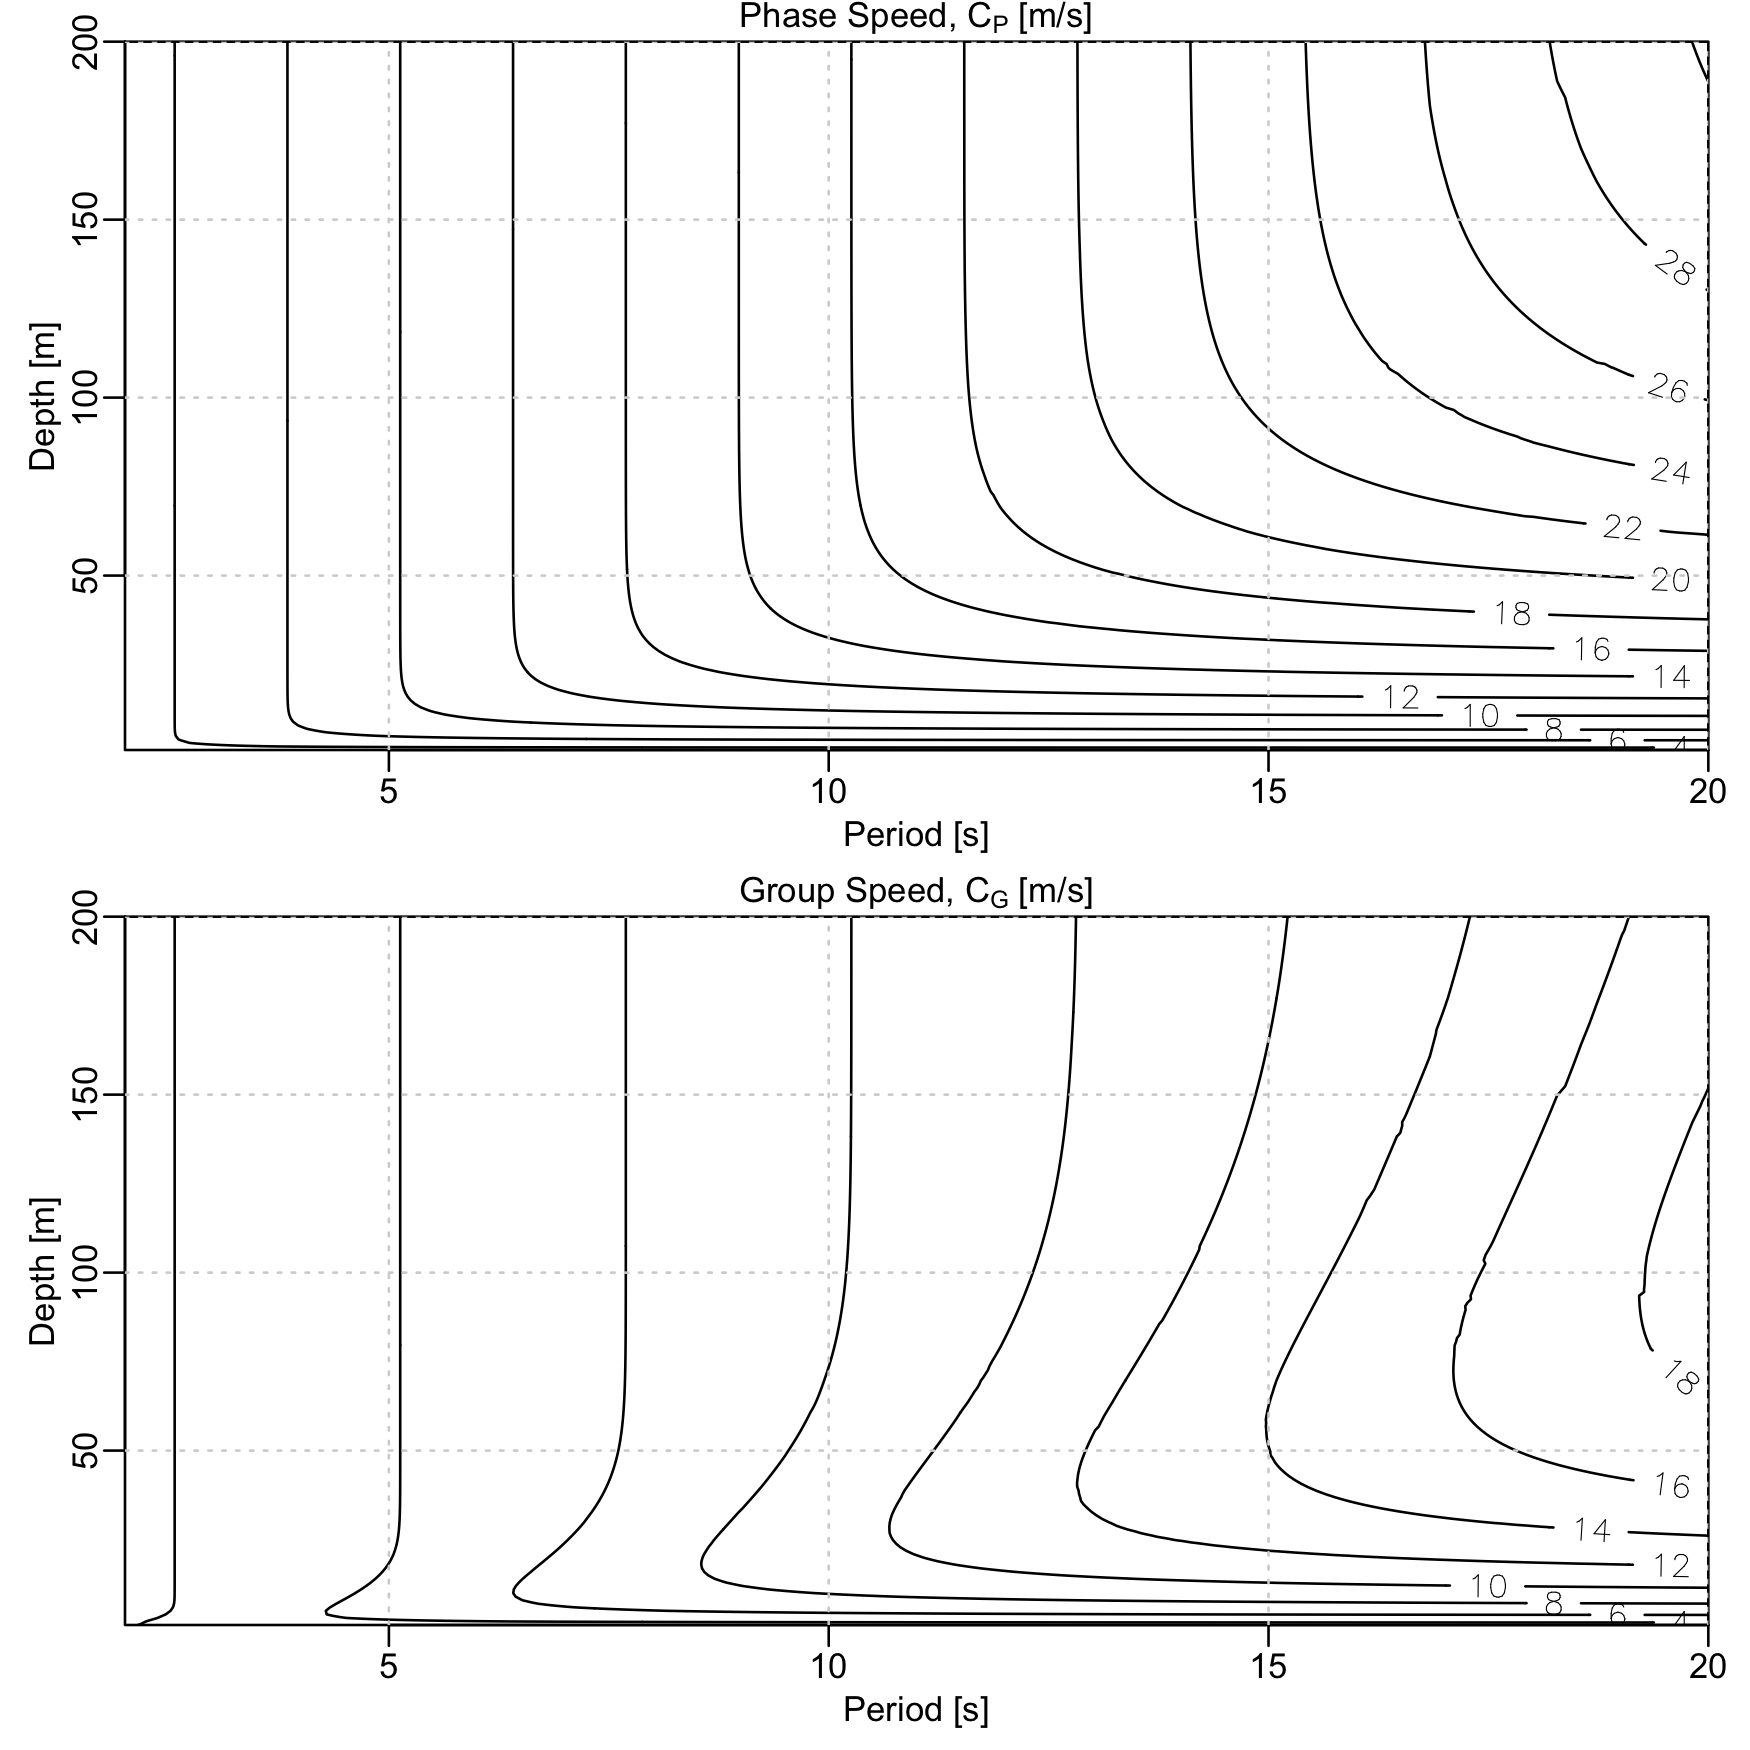

Write the R code that produced this figure.
# Dispersion Relationship
#   Start with omega^2 = g*k*tanh(k*h)
# Phase speed, C_P
#   CP = omega / k
#   CP = sqrt(g/k*tanh(k*h))

rm(list = ls())

n <- 200

RMS <- function(x) sqrt(mean(x^2))

Period <- function(k, h, g = 9.8) {
    # Use omega^2 = g*k*tanh(k*h)
    res <- rep(NA, length(k))
    for (i in seq_along(k)) {
        res[i] <- 2 * pi / sqrt(g * k[i] * tanh(k[i] * h[i]))
    }
    res
}

k <- function(period, h, g = 9.8) {
    cat(
        "k(period=", paste(period, collapse = " "),
        ", h=", paste(h, collapse = " "), ")\n",
        sep = ""
    )
    res <- rep(NA, length.out = length(period))
    for (i in seq_along(period)) {
        cat("  computation for i=", i, "\n", sep = "")
        r <- try(uniroot(
            function(kk) {
                cat("    uniroot trying kk=", kk, " and h=", h[i], "\n", sep = "")
                A <- Period(kk, h = h[i])
                cat("      guess=", A, "; seeking ", period[i], ")\n", sep = "")
                Period(kk, h = h[i]) - period[i]
            },
            c(1e-4, 1e3)
        ), silent = TRUE)
        res[i] <- if (inherits(r, "try-error")) NA else r$root
    }
    res
} # k()

CPk <- function(k, h, g = 9.8) {
    sqrt(g / k) * sqrt(tanh(k * h))
}

CPperiod <- function(period, h) {
    # cat("length(period):", length(period), "\n")
    res <- rep(NA, length(period))
    for (i in seq_along(period)) {
        ## cat(sprintf("%d: %.3fs %.3fm\n", i, period[i], h[i]))
        res[i] <- CPk(k(period[i], h[i]), h[i])
    }
    res
}

CGperiod <- function(period, h, g = 9.8) { # FIXME
    cat("Cgperiod {\n")
    cat("    period=", paste(period, collapse = " "), "\n")
    cat("    h=", paste(h, collapse = " "), "\n")
    kk <- k(period, h)
    cat("    -> kk=", paste(kk, collapse = " "), "\n")
    CP <- CPperiod(period, h)
    (CP / 2) * (1 + 2 * kk * h / sinh(2 * kk * h))
}


period <- seq(2, 20, length.out = n)
h <- seq(1, 200, length.out = n + 1) # make lengths diff. to check code
if (!interactive()) {
    png("01_contours.png",
        unit = "in",
        width = 7, height = 7, pointsize = 10, res = 250
    )
}
par(mfrow = c(2, 1), mar = c(3, 3, 1, 1), mgp = c(1.5, 0.45, 0))
contour(period, h, outer(period, h, CPperiod),
    labcex = 1,
    xaxs = "i", yaxs = "i",
    xlab = "Period [s]", ylab = "Depth [m]"
)
grid()
mtext(expression("Phase Speed, " * C[P] * " [m/s]"))
# CGperiod(period[1], h[1])
contour(period, h, outer(period, h, CGperiod),
    labcex = 1,
    xaxs = "i", yaxs = "i",
    xlab = "Period [s]", ylab = "Depth [m]"
)
grid()
mtext(expression("Group Speed, " * C[G] * " [m/s]"))
if (!interactive()) dev.off()
